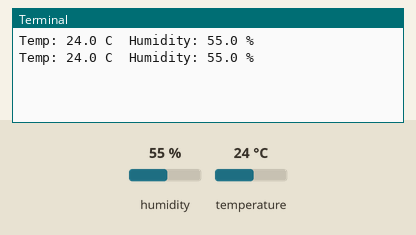
Simulated run of this program. Board: Raspberry Pi (BCM pin numbers). Shown: the last lines printed to the terminal. Inputs (shaded band) come from the test bench; at power-on: humidity 55 %, temperature 24 °C.

Above: at 1.2 s.
1.3 s: humidity set to 22 %
At 1.9 s:
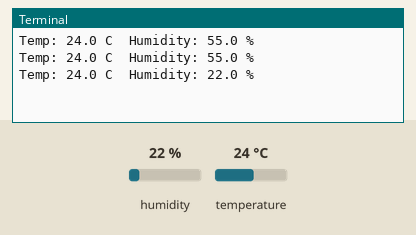
2.8 s: temperature set to 12 °C
At 3.5 s:
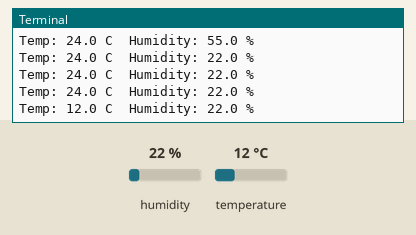
4.3 s: humidity set to 40 %
At 4.3 s:
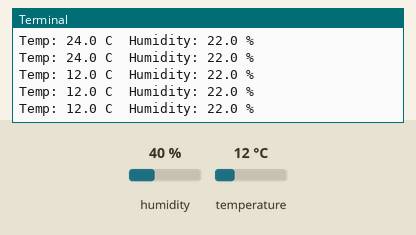
Timing chart, 0 to 7.3 s (numbered marks = the images above; inputs shaded):
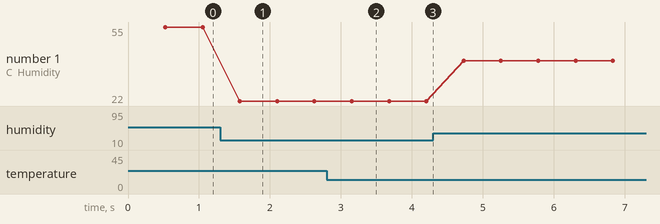

Measured:
- after the input at 1.3 s, the terminal: prints a new line after 0.28 s (image 1)
- after the input at 2.8 s, the terminal: prints a new line after 0.35 s (image 2)
- plotted number 1: 55 → 22 after the input at 1.3 s, 22 → 40 after the input at 4.3 s

The program:

temp_dht11.py
```python
# -*- coding: utf-8 -*-
"""
Created on Tue Oct 30 14:51:55 2018

@author: sofyan.fadli
"""

#!/usr/bin/python
import sys
import Adafruit_DHT

while True:
    # 11 menunjukkan tipe sensornya : DHT11
    # 4 menunjukkan nomor pin yang kita gunakan (GPIO4)
    humidity, temperature = Adafruit_DHT.read_retry(11, 4)
    print ('Temp: {0:0.1f} C  Humidity: {1:0.1f} %'.format(temperature, humidity))
```
